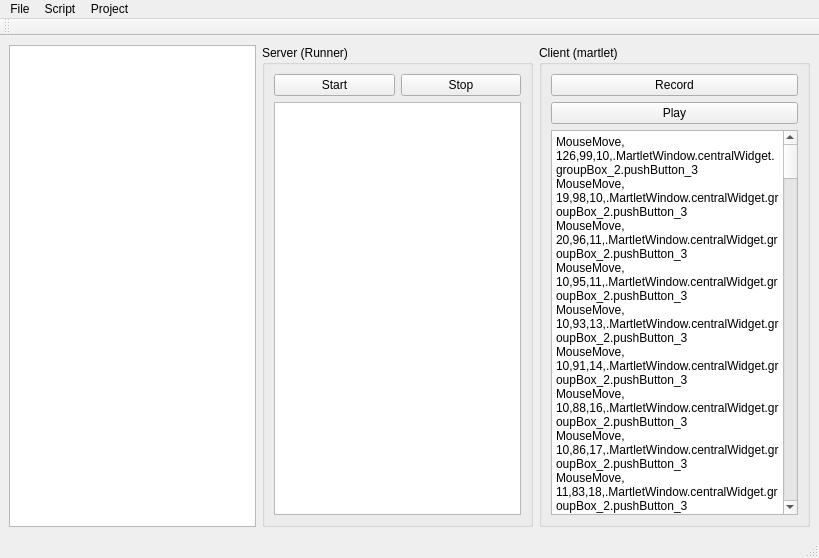
 <widget class="QMainWindow" name="MartletWindow">
  <property name="geometry">
   <rect>
    <x>0</x>
    <y>0</y>
    <width>819</width>
    <height>558</height>
   </rect>
  </property>
  <property name="windowTitle">
   <string>MartletWindow</string>
  </property>
  <widget class="QWidget" name="centralWidget">
   <layout class="QHBoxLayout" name="horizontalLayout">
    <item>
     <widget class="QTreeView" name="treeView"/>
    </item>
    <item>
     <widget class="QGroupBox" name="groupBox">
      <property name="title">
       <string>Server (Runner)</string>
      </property>
      <layout class="QVBoxLayout" name="verticalLayout">
       <item>
        <layout class="QHBoxLayout" name="horizontalLayout_2">
         <item>
          <widget class="QPushButton" name="pushButton">
           <property name="text">
            <string>Start</string>
           </property>
          </widget>
         </item>
         <item>
          <widget class="QPushButton" name="pushButton_2">
           <property name="text">
            <string>Stop</string>
           </property>
          </widget>
         </item>
        </layout>
       </item>
       <item>
        <widget class="QPlainTextEdit" name="serverTextEdit"/>
       </item>
      </layout>
     </widget>
    </item>
    <item>
     <widget class="QGroupBox" name="groupBox_2">
      <property name="title">
       <string>Client (martlet)</string>
      </property>
      <layout class="QVBoxLayout" name="verticalLayout_2">
       <item>
        <widget class="QPushButton" name="pushButton_3">
         <property name="text">
          <string>Record</string>
         </property>
         <property name="checkable">
          <bool>true</bool>
         </property>
        </widget>
       </item>
       <item>
        <widget class="QPushButton" name="pushButton_4">
         <property name="text">
          <string>Play</string>
         </property>
        </widget>
       </item>
       <item>
        <widget class="QPlainTextEdit" name="plainTextEdit">
         <property name="plainText">
          <string>MouseMove,126,99,10,.MartletWindow.centralWidget.groupBox_2.pushButton_3
MouseMove,19,98,10,.MartletWindow.centralWidget.groupBox_2.pushButton_3
MouseMove,20,96,11,.MartletWindow.centralWidget.groupBox_2.pushButton_3
MouseMove,10,95,11,.MartletWindow.centralWidget.groupBox_2.pushButton_3
MouseMove,10,93,13,.MartletWindow.centralWidget.groupBox_2.pushButton_3
MouseMove,10,91,14,.MartletWindow.centralWidget.groupBox_2.pushButton_3
MouseMove,10,88,16,.MartletWindow.centralWidget.groupBox_2.pushButton_3
MouseMove,10,86,17,.MartletWindow.centralWidget.groupBox_2.pushButton_3
MouseMove,11,83,18,.MartletWindow.centralWidget.groupBox_2.pushButton_3
MouseMove,9,79,19,.MartletWindow.centralWidget.groupBox_2.pushButton_3
MouseMove,10,77,21,.MartletWindow.centralWidget.groupBox_2.pushButton_3
MouseMove,11,74,23,.MartletWindow.centralWidget.groupBox_2.pushButton_3
MouseMove,10,71,25,.MartletWindow.centralWidget.groupBox_2.pushButton_3
MouseMove,10,68,27,.MartletWindow.centralWidget.groupBox_2.pushButton_3
MouseMove,10,79,60,.MartletWindow.centralWidget.groupBox_2
MouseMove,10,76,63,.MartletWindow.centralWidget.groupBox_2
MouseMove,10,61,0,.MartletWindow.centralWidget.groupBox_2.pushButton_4
MouseMove,10,58,2,.MartletWindow.centralWidget.groupBox_2.pushButton_4
MouseMove,12,56,4,.MartletWindow.centralWidget.groupBox_2.pushButton_4
MouseMove,11,54,6,.MartletWindow.centralWidget.groupBox_2.pushButton_4
MouseMove,9,52,9,.MartletWindow.centralWidget.groupBox_2.pushButton_4
MouseMove,8,51,11,.MartletWindow.centralWidget.groupBox_2.pushButton_4
MouseMove,10,49,13,.MartletWindow.centralWidget.groupBox_2.pushButton_4
MouseMove,10,47,16,.MartletWindow.centralWidget.groupBox_2.pushButton_4
MouseMove,10,46,18,.MartletWindow.centralWidget.groupBox_2.pushButton_4
MouseMove,10,44,20,.MartletWindow.centralWidget.groupBox_2.pushButton_4
MouseMove,10,43,22,.MartletWindow.centralWidget.groupBox_2.pushButton_4
MouseMove,10,41,24,.MartletWindow.centralWidget.groupBox_2.pushButton_4
MouseMove,11,39,27,.MartletWindow.centralWidget.groupBox_2.pushButton_4
MouseMove,10,51,95,.MartletWindow.centralWidget.groupBox_2
MouseMove,10,36,0,.MartletWindow.centralWidget.groupBox_2.plainTextEdit
MouseMove,10,33,0,.MartletWindow.centralWidget.groupBox_2.plainTextEdit.qt_scrollarea_viewport
MouseMove,10,32,4,.MartletWindow.centralWidget.groupBox_2.plainTextEdit.qt_scrollarea_viewport
MouseMove,10,32,7,.MartletWindow.centralWidget.groupBox_2.plainTextEdit.qt_scrollarea_viewport
MouseMove,10,31,12,.MartletWindow.centralWidget.groupBox_2.plainTextEdit.qt_scrollarea_viewport
MouseMove,10,31,15,.MartletWindow.centralWidget.groupBox_2.plainTextEdit.qt_scrollarea_viewport
MouseMove,12,30,20,.MartletWindow.centralWidget.groupBox_2.plainTextEdit.qt_scrollarea_viewport
MouseMove,9,29,23,.MartletWindow.centralWidget.groupBox_2.plainTextEdit.qt_scrollarea_viewport
MouseMove,12,28,27,.MartletWindow.centralWidget.groupBox_2.plainTextEdit.qt_scrollarea_viewport
MouseMove,7,28,30,.MartletWindow.centralWidget.groupBox_2.plainTextEdit.qt_scrollarea_viewport
MouseMove,10,27,35,.MartletWindow.centralWidget.groupBox_2.plainTextEdit.qt_scrollarea_viewport
MouseMove,10,27,39,.MartletWindow.centralWidget.groupBox_2.plainTextEdit.qt_scrollarea_viewport
MouseMove,10,26,42,.MartletWindow.centralWidget.groupBox_2.plainTextEdit.qt_scrollarea_viewport
MouseMove,11,25,45,.MartletWindow.centralWidget.groupBox_2.plainTextEdit.qt_scrollarea_viewport
MouseMove,11,25,48,.MartletWindow.centralWidget.groupBox_2.plainTextEdit.qt_scrollarea_viewport
MouseMove,10,23,52,.MartletWindow.centralWidget.groupBox_2.plainTextEdit.qt_scrollarea_viewport
MouseMove,9,21,55,.MartletWindow.centralWidget.groupBox_2.plainTextEdit.qt_scrollarea_viewport
MouseMove,10,20,58,.MartletWindow.centralWidget.groupBox_2.plainTextEdit.qt_scrollarea_viewport
MouseMove,10,17,61,.MartletWindow.centralWidget.groupBox_2.plainTextEdit.qt_scrollarea_viewport
MouseMove,10,15,64,.MartletWindow.centralWidget.groupBox_2.plainTextEdit.qt_scrollarea_viewport
MouseMove,10,13,65,.MartletWindow.centralWidget.groupBox_2.plainTextEdit.qt_scrollarea_viewport
MouseMove,10,10,68,.MartletWindow.centralWidget.groupBox_2.plainTextEdit.qt_scrollarea_viewport
MouseMove,12,8,70,.MartletWindow.centralWidget.groupBox_2.plainTextEdit.qt_scrollarea_viewport
MouseMove,10,5,72,.MartletWindow.centralWidget.groupBox_2.plainTextEdit.qt_scrollarea_viewport
MouseMove,9,3,73,.MartletWindow.centralWidget.groupBox_2.plainTextEdit.qt_scrollarea_viewport
MouseMove,10,1,77,.MartletWindow.centralWidget.groupBox_2.plainTextEdit
MouseMove,9,10,177,.MartletWindow.centralWidget.groupBox_2
MouseMove,10,5,177,.MartletWindow.centralWidget.groupBox_2
MouseMove,14,1,178,.MartletWindow.centralWidget.groupBox_2
MouseMove,12,343,189,.MartletWindow.centralWidget
MouseMove,6,328,178,.MartletWindow.centralWidget.groupBox
MouseMove,14,324,178,.MartletWindow.centralWidget.groupBox
MouseMove,8,317,178,.MartletWindow.centralWidget.groupBox
MouseMove,9,295,111,.MartletWindow.centralWidget.groupBox.serverTextEdit.qt_scrollarea_viewport
MouseMove,9,286,111,.MartletWindow.centralWidget.groupBox.serverTextEdit.qt_scrollarea_viewport
MouseMove,10,278,110,.MartletWindow.centralWidget.groupBox.serverTextEdit.qt_scrollarea_viewport
MouseMove,9,267,108,.MartletWindow.centralWidget.groupBox.serverTextEdit.qt_scrollarea_viewport
MouseMove,10,258,107,.MartletWindow.centralWidget.groupBox.serverTextEdit.qt_scrollarea_viewport
MouseMove,13,250,103,.MartletWindow.centralWidget.groupBox.serverTextEdit.qt_scrollarea_viewport
MouseMove,9,241,98,.MartletWindow.centralWidget.groupBox.serverTextEdit.qt_scrollarea_viewport
MouseMove,9,232,95,.MartletWindow.centralWidget.groupBox.serverTextEdit.qt_scrollarea_viewport
MouseMove,9,224,92,.MartletWindow.centralWidget.groupBox.serverTextEdit.qt_scrollarea_viewport
MouseMove,10,215,88,.MartletWindow.centralWidget.groupBox.serverTextEdit.qt_scrollarea_viewport
MouseMove,10,207,86,.MartletWindow.centralWidget.groupBox.serverTextEdit.qt_scrollarea_viewport
MouseMove,11,200,80,.MartletWindow.centralWidget.groupBox.serverTextEdit.qt_scrollarea_viewport
MouseMove,10,192,74,.MartletWindow.centralWidget.groupBox.serverTextEdit.qt_scrollarea_viewport
MouseMove,10,185,68,.MartletWindow.centralWidget.groupBox.serverTextEdit.qt_scrollarea_viewport
MouseMove,15,179,62,.MartletWindow.centralWidget.groupBox.serverTextEdit.qt_scrollarea_viewport
MouseMove,10,175,56,.MartletWindow.centralWidget.groupBox.serverTextEdit.qt_scrollarea_viewport
MouseMove,8,171,50,.MartletWindow.centralWidget.groupBox.serverTextEdit.qt_scrollarea_viewport
MouseMove,9,166,44,.MartletWindow.centralWidget.groupBox.serverTextEdit.qt_scrollarea_viewport
MouseMove,10,161,38,.MartletWindow.centralWidget.groupBox.serverTextEdit.qt_scrollarea_viewport
MouseMove,9,156,31,.MartletWindow.centralWidget.groupBox.serverTextEdit.qt_scrollarea_viewport
MouseMove,10,151,24,.MartletWindow.centralWidget.groupBox.serverTextEdit.qt_scrollarea_viewport
MouseMove,10,146,18,.MartletWindow.centralWidget.groupBox.serverTextEdit.qt_scrollarea_viewport
MouseMove,11,145,13,.MartletWindow.centralWidget.groupBox.serverTextEdit.qt_scrollarea_viewport
MouseMove,8,143,7,.MartletWindow.centralWidget.groupBox.serverTextEdit.qt_scrollarea_viewport
MouseMove,10,141,2,.MartletWindow.centralWidget.groupBox.serverTextEdit.qt_scrollarea_viewport
MouseMove,10,141,0,.MartletWindow.centralWidget.groupBox.serverTextEdit
MouseMove,10,153,60,.MartletWindow.centralWidget.groupBox
MouseMove,10,140,26,.MartletWindow.centralWidget.groupBox.pushButton
MouseMove,10,140,22,.MartletWindow.centralWidget.groupBox.pushButton
MouseMove,10,140,19,.MartletWindow.centralWidget.groupBox.pushButton
MouseMove,10,140,15,.MartletWindow.centralWidget.groupBox.pushButton
MouseMove,10,140,13,.MartletWindow.centralWidget.groupBox.pushButton
MouseMove,10,141,9,.MartletWindow.centralWidget.groupBox.pushButton
MouseMove,10,142,7,.MartletWindow.centralWidget.groupBox.pushButton
MouseMove,10,143,4,.MartletWindow.centralWidget.groupBox.pushButton
MouseMove,10,144,2,.MartletWindow.centralWidget.groupBox.pushButton
MouseMove,15,145,0,.MartletWindow.centralWidget.groupBox.pushButton
MouseMove,8,160,28,.MartletWindow.centralWidget.groupBox
MouseMove,12,162,26,.MartletWindow.centralWidget.groupBox
MouseMove,8,165,24,.MartletWindow.centralWidget.groupBox
MouseMove,8,167,22,.MartletWindow.centralWidget.groupBox
MouseMove,9,170,20,.MartletWindow.centralWidget.groupBox
MouseMove,10,172,19,.MartletWindow.centralWidget.groupBox
MouseMove,10,175,17,.MartletWindow.centralWidget.groupBox
MouseMove,10,178,16,.MartletWindow.centralWidget.groupBox
MouseMove,10,183,15,.MartletWindow.centralWidget.groupBox
MouseMove,10,186,15,.MartletWindow.centralWidget.groupBox
MouseMove,10,193,14,.MartletWindow.centralWidget.groupBox
MouseMove,10,201,14,.MartletWindow.centralWidget.groupBox
MouseMove,10,212,14,.MartletWindow.centralWidget.groupBox
MouseMove,11,223,14,.MartletWindow.centralWidget.groupBox
MouseMove,9,233,15,.MartletWindow.centralWidget.groupBox
MouseMove,10,242,17,.MartletWindow.centralWidget.groupBox
MouseMove,10,251,19,.MartletWindow.centralWidget.groupBox
MouseMove,17,261,20,.MartletWindow.centralWidget.groupBox
MouseMove,4,271,23,.MartletWindow.centralWidget.groupBox
MouseMove,12,281,27,.MartletWindow.centralWidget.groupBox
MouseMove,8,121,0,.MartletWindow.centralWidget.groupBox.pushButton_2
MouseMove,9,128,4,.MartletWindow.centralWidget.groupBox.pushButton_2
MouseMove,10,134,9,.MartletWindow.centralWidget.groupBox.pushButton_2
MouseMove,10,138,13,.MartletWindow.centralWidget.groupBox.pushButton_2
MouseMove,10,140,18,.MartletWindow.centralWidget.groupBox.pushButton_2
MouseMove,10,141,24,.MartletWindow.centralWidget.groupBox.pushButton_2
MouseMove,10,143,27,.MartletWindow.centralWidget.groupBox.pushButton_2
MouseMove,10,298,0,.MartletWindow.centralWidget.groupBox.serverTextEdit
MouseMove,10,297,2,.MartletWindow.centralWidget.groupBox.serverTextEdit.qt_scrollarea_viewport
MouseMove,10,297,6,.MartletWindow.centralWidget.groupBox.serverTextEdit.qt_scrollarea_viewport
MouseMove,10,297,10,.MartletWindow.centralWidget.groupBox.serverTextEdit.qt_scrollarea_viewport
MouseMove,10,297,15,.MartletWindow.centralWidget.groupBox.serverTextEdit.qt_scrollarea_viewport
MouseMove,10,296,19,.MartletWindow.centralWidget.groupBox.serverTextEdit.qt_scrollarea_viewport
MouseMove,10,294,22,.MartletWindow.centralWidget.groupBox.serverTextEdit.qt_scrollarea_viewport
MouseMove,12,292,27,.MartletWindow.centralWidget.groupBox.serverTextEdit.qt_scrollarea_viewport
MouseMove,8,291,31,.MartletWindow.centralWidget.groupBox.serverTextEdit.qt_scrollarea_viewport
MouseMove,10,288,36,.MartletWindow.centralWidget.groupBox.serverTextEdit.qt_scrollarea_viewport
MouseMove,16,287,40,.MartletWindow.centralWidget.groupBox.serverTextEdit.qt_scrollarea_viewport
MouseMove,9,285,46,.MartletWindow.centralWidget.groupBox.serverTextEdit.qt_scrollarea_viewport
MouseMove,9,282,53,.MartletWindow.centralWidget.groupBox.serverTextEdit.qt_scrollarea_viewport
MouseMove,7,279,61,.MartletWindow.centralWidget.groupBox.serverTextEdit.qt_scrollarea_viewport
MouseMove,9,276,69,.MartletWindow.centralWidget.groupBox.serverTextEdit.qt_scrollarea_viewport
MouseMove,11,272,79,.MartletWindow.centralWidget.groupBox.serverTextEdit.qt_scrollarea_viewport
MouseMove,9,268,88,.MartletWindow.centralWidget.groupBox.serverTextEdit.qt_scrollarea_viewport
MouseMove,10,265,99,.MartletWindow.centralWidget.groupBox.serverTextEdit.qt_scrollarea_viewport
MouseMove,10,261,108,.MartletWindow.centralWidget.groupBox.serverTextEdit.qt_scrollarea_viewport
MouseMove,10,258,117,.MartletWindow.centralWidget.groupBox.serverTextEdit.qt_scrollarea_viewport
MouseMove,10,256,127,.MartletWindow.centralWidget.groupBox.serverTextEdit.qt_scrollarea_viewport
MouseMove,10,255,138,.MartletWindow.centralWidget.groupBox.serverTextEdit.qt_scrollarea_viewport
MouseMove,10,253,146,.MartletWindow.centralWidget.groupBox.serverTextEdit.qt_scrollarea_viewport
MouseMove,10,253,155,.MartletWindow.centralWidget.groupBox.serverTextEdit.qt_scrollarea_viewport
MouseMove,12,253,161,.MartletWindow.centralWidget.groupBox.serverTextEdit.qt_scrollarea_viewport
MouseMove,9,253,167,.MartletWindow.centralWidget.groupBox.serverTextEdit.qt_scrollarea_viewport
MouseMove,10,253,175,.MartletWindow.centralWidget.groupBox.serverTextEdit.qt_scrollarea_viewport
MouseMove,11,253,183,.MartletWindow.centralWidget.groupBox.serverTextEdit.qt_scrollarea_viewport
MouseMove,9,255,190,.MartletWindow.centralWidget.groupBox.serverTextEdit.qt_scrollarea_viewport
MouseMove,10,257,198,.MartletWindow.centralWidget.groupBox.serverTextEdit.qt_scrollarea_viewport
MouseMove,12,261,205,.MartletWindow.centralWidget.groupBox.serverTextEdit.qt_scrollarea_viewport
MouseMove,9,263,214,.MartletWindow.centralWidget.groupBox.serverTextEdit.qt_scrollarea_viewport
MouseMove,12,267,223,.MartletWindow.centralWidget.groupBox.serverTextEdit.qt_scrollarea_viewport
MouseMove,8,271,232,.MartletWindow.centralWidget.groupBox.serverTextEdit.qt_scrollarea_viewport
MouseMove,9,274,241,.MartletWindow.centralWidget.groupBox.serverTextEdit.qt_scrollarea_viewport
MouseMove,10,279,250,.MartletWindow.centralWidget.groupBox.serverTextEdit.qt_scrollarea_viewport
MouseMove,11,284,258,.MartletWindow.centralWidget.groupBox.serverTextEdit.qt_scrollarea_viewport
MouseMove,9,290,266,.MartletWindow.centralWidget.groupBox.serverTextEdit.qt_scrollarea_viewport
MouseMove,10,298,275,.MartletWindow.centralWidget.groupBox.serverTextEdit.qt_scrollarea_viewport
MouseMove,10,320,351,.MartletWindow.centralWidget.groupBox
MouseMove,10,328,360,.MartletWindow.centralWidget.groupBox
MouseMove,10,1,368,.MartletWindow.centralWidget.groupBox_2
MouseMove,9,9,374,.MartletWindow.centralWidget.groupBox_2
MouseMove,11,4,281,.MartletWindow.centralWidget.groupBox_2.plainTextEdit.qt_scrollarea_viewport
MouseMove,10,14,287,.MartletWindow.centralWidget.groupBox_2.plainTextEdit.qt_scrollarea_viewport
MouseMove,10,25,295,.MartletWindow.centralWidget.groupBox_2.plainTextEdit.qt_scrollarea_viewport
MouseMove,10,36,302,.MartletWindow.centralWidget.groupBox_2.plainTextEdit.qt_scrollarea_viewport
MouseMove,10,48,307,.MartletWindow.centralWidget.groupBox_2.plainTextEdit.qt_scrollarea_viewport
MouseMove,12,58,312,.MartletWindow.centralWidget.groupBox_2.plainTextEdit.qt_scrollarea_viewport
MouseMove,10,68,317,.MartletWindow.centralWidget.groupBox_2.plainTextEdit.qt_scrollarea_viewport
MouseMove,10,76,317,.MartletWindow.centralWidget.groupBox_2.plainTextEdit.qt_scrollarea_viewport
MouseMove,12,86,318,.MartletWindow.centralWidget.groupBox_2.plainTextEdit.qt_scrollarea_viewport
MouseMove,11,96,318,.MartletWindow.centralWidget.groupBox_2.plainTextEdit.qt_scrollarea_viewport
MouseMove,8,106,317,.MartletWindow.centralWidget.groupBox_2.plainTextEdit.qt_scrollarea_viewport
MouseMove,9,116,314,.MartletWindow.centralWidget.groupBox_2.plainTextEdit.qt_scrollarea_viewport
MouseMove,9,125,308,.MartletWindow.centralWidget.groupBox_2.plainTextEdit.qt_scrollarea_viewport
MouseMove,10,132,301,.MartletWindow.centralWidget.groupBox_2.plainTextEdit.qt_scrollarea_viewport
MouseMove,11,142,294,.MartletWindow.centralWidget.groupBox_2.plainTextEdit.qt_scrollarea_viewport
MouseMove,18,148,287,.MartletWindow.centralWidget.groupBox_2.plainTextEdit.qt_scrollarea_viewport
MouseMove,4,156,279,.MartletWindow.centralWidget.groupBox_2.plainTextEdit.qt_scrollarea_viewport
MouseMove,14,163,272,.MartletWindow.centralWidget.groupBox_2.plainTextEdit.qt_scrollarea_viewport
MouseMove,5,168,266,.MartletWindow.centralWidget.groupBox_2.plainTextEdit.qt_scrollarea_viewport
MouseMove,17,173,258,.MartletWindow.centralWidget.groupBox_2.plainTextEdit.qt_scrollarea_viewport
MouseMove,4,178,252,.MartletWindow.centralWidget.groupBox_2.plainTextEdit.qt_scrollarea_viewport
MouseMove,16,183,244,.MartletWindow.centralWidget.groupBox_2.plainTextEdit.qt_scrollarea_viewport
MouseMove,4,188,237,.MartletWindow.centralWidget.groupBox_2.plainTextEdit.qt_scrollarea_viewport
MouseMove,14,191,229,.MartletWindow.centralWidget.groupBox_2.plainTextEdit.qt_scrollarea_viewport
MouseMove,9,195,221,.MartletWindow.centralWidget.groupBox_2.plainTextEdit.qt_scrollarea_viewport
MouseMove,25,198,214,.MartletWindow.centralWidget.groupBox_2.plainTextEdit.qt_scrollarea_viewport
MouseMove,4,205,197,.MartletWindow.centralWidget.groupBox_2.plainTextEdit.qt_scrollarea_viewport
MouseMove,22,209,188,.MartletWindow.centralWidget.groupBox_2.plainTextEdit.qt_scrollarea_viewport
MouseMove,7,214,172,.MartletWindow.centralWidget.groupBox_2.plainTextEdit.qt_scrollarea_viewport
MouseMove,14,216,163,.MartletWindow.centralWidget.groupBox_2.plainTextEdit.qt_scrollarea_viewport
MouseMove,5,218,158,.MartletWindow.centralWidget.groupBox_2.plainTextEdit.qt_scrollarea_viewport
MouseMove,11,220,150,.MartletWindow.centralWidget.groupBox_2.plainTextEdit.qt_scrollarea_viewport
MouseMove,9,220,145,.MartletWindow.centralWidget.groupBox_2.plainTextEdit.qt_scrollarea_viewport
MouseMove,9,221,139,.MartletWindow.centralWidget.groupBox_2.plainTextEdit.qt_scrollarea_viewport
MouseMove,9,221,132,.MartletWindow.centralWidget.groupBox_2.plainTextEdit.qt_scrollarea_viewport
MouseMove,10,223,127,.MartletWindow.centralWidget.groupBox_2.plainTextEdit.qt_scrollarea_viewport
MouseMove,10,223,120,.MartletWindow.centralWidget.groupBox_2.plainTextEdit.qt_scrollarea_viewport
MouseMove,10,223,113,.MartletWindow.centralWidget.groupBox_2.plainTextEdit.qt_scrollarea_viewport
MouseMove,10,223,106,.MartletWindow.centralWidget.groupBox_2.plainTextEdit.qt_scrollarea_viewport
MouseMove,10,221,98,.MartletWindow.centralWidget.groupBox_2.plainTextEdit.qt_scrollarea_viewport
MouseMove,10,219,91,.MartletWindow.centralWidget.groupBox_2.plainTextEdit.qt_scrollarea_viewport
MouseMove,12,216,84,.MartletWindow.centralWidget.groupBox_2.plainTextEdit.qt_scrollarea_viewport
MouseMove,9,212,76,.MartletWindow.centralWidget.groupBox_2.plainTextEdit.qt_scrollarea_viewport
MouseMove,9,207,69,.MartletWindow.centralWidget.groupBox_2.plainTextEdit.qt_scrollarea_viewport
MouseMove,15,201,62,.MartletWindow.centralWidget.groupBox_2.plainTextEdit.qt_scrollarea_viewport
MouseMove,9,196,56,.MartletWindow.centralWidget.groupBox_2.plainTextEdit.qt_scrollarea_viewport
MouseMove,10,191,51,.MartletWindow.centralWidget.groupBox_2.plainTextEdit.qt_scrollarea_viewport
MouseMove,8,186,46,.MartletWindow.centralWidget.groupBox_2.plainTextEdit.qt_scrollarea_viewport
MouseMove,9,181,41,.MartletWindow.centralWidget.groupBox_2.plainTextEdit.qt_scrollarea_viewport
MouseMove,14,175,37,.MartletWindow.centralWidget.groupBox_2.plainTextEdit.qt_scrollarea_viewport
MouseMove,8,170,34,.MartletWindow.centralWidget.groupBox_2.plainTextEdit.qt_scrollarea_viewport
MouseMove,9,164,31,.MartletWindow.centralWidget.groupBox_2.plainTextEdit.qt_scrollarea_viewport
MouseMove,12,157,29,.MartletWindow.centralWidget.groupBox_2.plainTextEdit.qt_scrollarea_viewport
MouseMove,9,149,29,.MartletWindow.centralWidget.groupBox_2.plainTextEdit.qt_scrollarea_viewport
MouseMove,8,142,28,.MartletWindow.centralWidget.groupBox_2.plainTextEdit.qt_scrollarea_viewport
MouseMove,10,132,28,.MartletWindow.centralWidget.groupBox_2.plainTextEdit.qt_scrollarea_viewport
MouseMove,11,125,28,.MartletWindow.centralWidget.groupBox_2.plainTextEdit.qt_scrollarea_viewport
MouseMove,9,113,28,.MartletWindow.centralWidget.groupBox_2.plainTextEdit.qt_scrollarea_viewport
MouseMove,10,104,28,.MartletWindow.centralWidget.groupBox_2.plainTextEdit.qt_scrollarea_viewport
MouseMove,10,93,30,.MartletWindow.centralWidget.groupBox_2.plainTextEdit.qt_scrollarea_viewport
MouseMove,10,82,32,.MartletWindow.centralWidget.groupBox_2.plainTextEdit.qt_scrollarea_viewport
MouseMove,12,70,35,.MartletWindow.centralWidget.groupBox_2.plainTextEdit.qt_scrollarea_viewport
MouseMove,9,60,36,.MartletWindow.centralWidget.groupBox_2.plainTextEdit.qt_scrollarea_viewport
MouseMove,10,49,41,.MartletWindow.centralWidget.groupBox_2.plainTextEdit.qt_scrollarea_viewport
MouseMove,11,40,45,.MartletWindow.centralWidget.groupBox_2.plainTextEdit.qt_scrollarea_viewport
MouseMove,11,29,49,.MartletWindow.centralWidget.groupBox_2.plainTextEdit.qt_scrollarea_viewport
MouseMove,9,19,54,.MartletWindow.centralWidget.groupBox_2.plainTextEdit.qt_scrollarea_viewport
MouseMove,9,7,58,.MartletWindow.centralWidget.groupBox_2.plainTextEdit.qt_scrollarea_viewport
MouseMove,10,10,164,.MartletWindow.centralWidget.groupBox_2
MouseMove,11,345,179,.MartletWindow.centralWidget
MouseMove,9,320,175,.MartletWindow.centralWidget.groupBox
MouseMove,10,293,115,.MartletWindow.centralWidget.groupBox.serverTextEdit.qt_scrollarea_viewport
MouseMove,10,275,121,.MartletWindow.centralWidget.groupBox.serverTextEdit.qt_scrollarea_viewport
MouseMove,10,260,128,.MartletWindow.centralWidget.groupBox.serverTextEdit.qt_scrollarea_viewport
MouseMove,10,244,135,.MartletWindow.centralWidget.groupBox.serverTextEdit.qt_scrollarea_viewport
MouseMove,10,229,142,.MartletWindow.centralWidget.groupBox.serverTextEdit.qt_scrollarea_viewport
MouseMove,10,214,149,.MartletWindow.centralWidget.groupBox.serverTextEdit.qt_scrollarea_viewport
MouseMove,10,199,156,.MartletWindow.centralWidget.groupBox.serverTextEdit.qt_scrollarea_viewport
MouseMove,10,185,161,.MartletWindow.centralWidget.groupBox.serverTextEdit.qt_scrollarea_viewport
MouseMove,11,172,166,.MartletWindow.centralWidget.groupBox.serverTextEdit.qt_scrollarea_viewport
MouseMove,10,160,171,.MartletWindow.centralWidget.groupBox.serverTextEdit.qt_scrollarea_viewport
MouseMove,10,149,173,.MartletWindow.centralWidget.groupBox.serverTextEdit.qt_scrollarea_viewport
MouseMove,10,139,173,.MartletWindow.centralWidget.groupBox.serverTextEdit.qt_scrollarea_viewport
MouseMove,10,130,175,.MartletWindow.centralWidget.groupBox.serverTextEdit.qt_scrollarea_viewport
MouseMove,13,123,175,.MartletWindow.centralWidget.groupBox.serverTextEdit.qt_scrollarea_viewport
MouseMove,10,117,175,.MartletWindow.centralWidget.groupBox.serverTextEdit.qt_scrollarea_viewport
MouseMove,9,111,175,.MartletWindow.centralWidget.groupBox.serverTextEdit.qt_scrollarea_viewport
MouseMove,8,107,174,.MartletWindow.centralWidget.groupBox.serverTextEdit.qt_scrollarea_viewport
MouseMove,10,105,172,.MartletWindow.centralWidget.groupBox.serverTextEdit.qt_scrollarea_viewport
MouseMove,10,103,170,.MartletWindow.centralWidget.groupBox.serverTextEdit.qt_scrollarea_viewport
MouseMove,10,101,168,.MartletWindow.centralWidget.groupBox.serverTextEdit.qt_scrollarea_viewport
MouseMove,10,99,165,.MartletWindow.centralWidget.groupBox.serverTextEdit.qt_scrollarea_viewport
MouseMove,10,98,163,.MartletWindow.centralWidget.groupBox.serverTextEdit.qt_scrollarea_viewport
MouseMove,10,96,159,.MartletWindow.centralWidget.groupBox.serverTextEdit.qt_scrollarea_viewport
MouseMove,10,95,157,.MartletWindow.centralWidget.groupBox.serverTextEdit.qt_scrollarea_viewport
MouseMove,10,93,153,.MartletWindow.centralWidget.groupBox.serverTextEdit.qt_scrollarea_viewport
MouseMove,10,93,151,.MartletWindow.centralWidget.groupBox.serverTextEdit.qt_scrollarea_viewport
MouseMove,10,92,147,.MartletWindow.centralWidget.groupBox.serverTextEdit.qt_scrollarea_viewport
MouseMove,10,91,145,.MartletWindow.centralWidget.groupBox.serverTextEdit.qt_scrollarea_viewport
MouseMove,10,91,141,.MartletWindow.centralWidget.groupBox.serverTextEdit.qt_scrollarea_viewport
MouseMove,10,91,139,.MartletWindow.centralWidget.groupBox.serverTextEdit.qt_scrollarea_viewport
MouseMove,10,91,135,.MartletWindow.centralWidget.groupBox.serverTextEdit.qt_scrollarea_viewport
MouseMove,14,91,132,.MartletWindow.centralWidget.groupBox.serverTextEdit.qt_scrollarea_viewport
MouseMove,8,91,129,.MartletWindow.centralWidget.groupBox.serverTextEdit.qt_scrollarea_viewport
MouseMove,10,92,126,.MartletWindow.centralWidget.groupBox.serverTextEdit.qt_scrollarea_viewport
MouseMove,13,94,124,.MartletWindow.centralWidget.groupBox.serverTextEdit.qt_scrollarea_viewport
MouseMove,9,95,120,.MartletWindow.centralWidget.groupBox.serverTextEdit.qt_scrollarea_viewport
MouseMove,8,97,117,.MartletWindow.centralWidget.groupBox.serverTextEdit.qt_scrollarea_viewport
MouseMove,9,99,112,.MartletWindow.centralWidget.groupBox.serverTextEdit.qt_scrollarea_viewport
MouseMove,10,101,109,.MartletWindow.centralWidget.groupBox.serverTextEdit.qt_scrollarea_viewport
MouseMove,14,103,104,.MartletWindow.centralWidget.groupBox.serverTextEdit.qt_scrollarea_viewport
MouseMove,9,105,101,.MartletWindow.centralWidget.groupBox.serverTextEdit.qt_scrollarea_viewport
MouseMove,10,109,97,.MartletWindow.centralWidget.groupBox.serverTextEdit.qt_scrollarea_viewport
MouseMove,8,112,94,.MartletWindow.centralWidget.groupBox.serverTextEdit.qt_scrollarea_viewport
MouseMove,9,115,90,.MartletWindow.centralWidget.groupBox.serverTextEdit.qt_scrollarea_viewport
MouseMove,10,118,87,.MartletWindow.centralWidget.groupBox.serverTextEdit.qt_scrollarea_viewport
MouseMove,10,121,83,.MartletWindow.centralWidget.groupBox.serverTextEdit.qt_scrollarea_viewport
MouseMove,10,127,78,.MartletWindow.centralWidget.groupBox.serverTextEdit.qt_scrollarea_viewport
MouseMove,10,132,73,.MartletWindow.centralWidget.groupBox.serverTextEdit.qt_scrollarea_viewport
MouseMove,10,137,69,.MartletWindow.centralWidget.groupBox.serverTextEdit.qt_scrollarea_viewport
MouseMove,10,143,66,.MartletWindow.centralWidget.groupBox.serverTextEdit.qt_scrollarea_viewport
MouseMove,10,147,64,.MartletWindow.centralWidget.groupBox.serverTextEdit.qt_scrollarea_viewport
MouseMove,10,150,62,.MartletWindow.centralWidget.groupBox.serverTextEdit.qt_scrollarea_viewport
MouseMove,11,152,61,.MartletWindow.centralWidget.groupBox.serverTextEdit.qt_scrollarea_viewport
MouseMove,10,154,60,.MartletWindow.centralWidget.groupBox.serverTextEdit.qt_scrollarea_viewport
MouseMove,13,158,60,.MartletWindow.centralWidget.groupBox.serverTextEdit.qt_scrollarea_viewport
MouseMove,8,160,58,.MartletWindow.centralWidget.groupBox.serverTextEdit.qt_scrollarea_viewport
MouseMove,14,163,58,.MartletWindow.centralWidget.groupBox.serverTextEdit.qt_scrollarea_viewport
MouseMove,8,165,57,.MartletWindow.centralWidget.groupBox.serverTextEdit.qt_scrollarea_viewport
MouseMove,9,168,56,.MartletWindow.centralWidget.groupBox.serverTextEdit.qt_scrollarea_viewport
MouseMove,8,171,56,.MartletWindow.centralWidget.groupBox.serverTextEdit.qt_scrollarea_viewport
MouseMove,10,174,55,.MartletWindow.centralWidget.groupBox.serverTextEdit.qt_scrollarea_viewport
MouseMove,10,178,55,.MartletWindow.centralWidget.groupBox.serverTextEdit.qt_scrollarea_viewport
MouseMove,10,183,54,.MartletWindow.centralWidget.groupBox.serverTextEdit.qt_scrollarea_viewport
MouseMove,11,187,54,.MartletWindow.centralWidget.groupBox.serverTextEdit.qt_scrollarea_viewport
MouseMove,9,193,54,.MartletWindow.centralWidget.groupBox.serverTextEdit.qt_scrollarea_viewport
MouseMove,10,197,53,.MartletWindow.centralWidget.groupBox.serverTextEdit.qt_scrollarea_viewport
MouseMove,10,203,52,.MartletWindow.centralWidget.groupBox.serverTextEdit.qt_scrollarea_viewport
MouseMove,10,209,50,.MartletWindow.centralWidget.groupBox.serverTextEdit.qt_scrollarea_viewport
MouseMove,10,218,49,.MartletWindow.centralWidget.groupBox.serverTextEdit.qt_scrollarea_viewport
MouseMove,10,225,47,.MartletWindow.centralWidget.groupBox.serverTextEdit.qt_scrollarea_viewport
MouseMove,11,231,47,.MartletWindow.centralWidget.groupBox.serverTextEdit.qt_scrollarea_viewport
MouseMove,9,238,46,.MartletWindow.centralWidget.groupBox.serverTextEdit.qt_scrollarea_viewport
MouseMove,10,245,44,.MartletWindow.centralWidget.groupBox.serverTextEdit.qt_scrollarea_viewport
MouseMove,12,253,43,.MartletWindow.centralWidget.groupBox.serverTextEdit.qt_scrollarea_viewport
MouseMove,8,262,40,.MartletWindow.centralWidget.groupBox.serverTextEdit.qt_scrollarea_viewport
MouseMove,13,271,37,.MartletWindow.centralWidget.groupBox.serverTextEdit.qt_scrollarea_viewport
MouseMove,9,278,34,.MartletWindow.centralWidget.groupBox.serverTextEdit.qt_scrollarea_viewport
MouseMove,9,287,30,.MartletWindow.centralWidget.groupBox.serverTextEdit.qt_scrollarea_viewport
MouseMove,9,295,27,.MartletWindow.centralWidget.groupBox.serverTextEdit.qt_scrollarea_viewport
MouseMove,10,317,91,.MartletWindow.centralWidget.groupBox
MouseMove,11,325,87,.MartletWindow.centralWidget.groupBox
MouseMove,9,343,95,.MartletWindow.centralWidget
MouseMove,10,5,81,.MartletWindow.centralWidget.groupBox_2
MouseMove,11,0,12,.MartletWindow.centralWidget.groupBox_2.pushButton_4
MouseMove,10,7,10,.MartletWindow.centralWidget.groupBox_2.pushButton_4
MouseMove,10,14,7,.MartletWindow.centralWidget.groupBox_2.pushButton_4
MouseMove,10,20,4,.MartletWindow.centralWidget.groupBox_2.pushButton_4
MouseMove,10,25,1,.MartletWindow.centralWidget.groupBox_2.pushButton_4
MouseMove,11,42,64,.MartletWindow.centralWidget.groupBox_2
MouseMove,9,44,63,.MartletWindow.centralWidget.groupBox_2
MouseMove,11,47,62,.MartletWindow.centralWidget.groupBox_2
MouseMove,9,51,61,.MartletWindow.centralWidget.groupBox_2
MouseMove,10,52,60,.MartletWindow.centralWidget.groupBox_2
MouseMove,11,54,60,.MartletWindow.centralWidget.groupBox_2
MouseMove,12,55,59,.MartletWindow.centralWidget.groupBox_2
MouseMove,9,44,27,.MartletWindow.centralWidget.groupBox_2.pushButton_3
MouseMove,8,47,26,.MartletWindow.centralWidget.groupBox_2.pushButton_3
MouseMove,10,49,26,.MartletWindow.centralWidget.groupBox_2.pushButton_3
MouseMove,10,52,24,.MartletWindow.centralWidget.groupBox_2.pushButton_3
MouseMove,10,53,23,.MartletWindow.centralWidget.groupBox_2.pushButton_3
MouseMove,11,56,22,.MartletWindow.centralWidget.groupBox_2.pushButton_3
MouseMove,10,57,21,.MartletWindow.centralWidget.groupBox_2.pushButton_3
MouseMove,10,60,20,.MartletWindow.centralWidget.groupBox_2.pushButton_3
MouseMove,10,62,19,.MartletWindow.centralWidget.groupBox_2.pushButton_3
MouseMove,10,65,18,.MartletWindow.centralWidget.groupBox_2.pushButton_3
MouseMove,10,67,17,.MartletWindow.centralWidget.groupBox_2.pushButton_3
MouseMove,10,70,16,.MartletWindow.centralWidget.groupBox_2.pushButton_3
MouseMove,10,74,15,.MartletWindow.centralWidget.groupBox_2.pushButton_3
MouseMove,10,76,14,.MartletWindow.centralWidget.groupBox_2.pushButton_3
MouseMove,11,79,13,.MartletWindow.centralWidget.groupBox_2.pushButton_3
MouseMove,10,80,13,.MartletWindow.centralWidget.groupBox_2.pushButton_3
MouseMove,9,82,12,.MartletWindow.centralWidget.groupBox_2.pushButton_3
MousePress,262,82,12,.MartletWindow.centralWidget.groupBox_2.pushButton_3
MouseRelease,80,82,12,.MartletWindow.centralWidget.groupBox_2.pushButton_3</string>
         </property>
        </widget>
       </item>
      </layout>
     </widget>
    </item>
   </layout>
  </widget>
  <widget class="QMenuBar" name="menuBar">
   <property name="geometry">
    <rect>
     <x>0</x>
     <y>0</y>
     <width>819</width>
     <height>25</height>
    </rect>
   </property>
   <widget class="QMenu" name="menuFile">
    <property name="title">
     <string>File</string>
    </property>
    <addaction name="actionOpen"/>
    <addaction name="actionSave"/>
    <addaction name="separator"/>
    <addaction name="actionExit"/>
   </widget>
   <widget class="QMenu" name="menuSript">
    <property name="title">
     <string>Script</string>
    </property>
   </widget>
   <widget class="QMenu" name="menuProject">
    <property name="title">
     <string>Project</string>
    </property>
    <addaction name="actionNew"/>
    <addaction name="actionLoad"/>
    <addaction name="separator"/>
    <addaction name="actionSave_2"/>
    <addaction name="actionSave_As"/>
   </widget>
   <addaction name="menuFile"/>
   <addaction name="menuSript"/>
   <addaction name="menuProject"/>
  </widget>
  <widget class="QToolBar" name="mainToolBar">
   <attribute name="toolBarArea">
    <enum>TopToolBarArea</enum>
   </attribute>
   <attribute name="toolBarBreak">
    <bool>false</bool>
   </attribute>
  </widget>
  <widget class="QStatusBar" name="statusBar"/>
  <action name="actionExit">
   <property name="text">
    <string>Exit</string>
   </property>
  </action>
  <action name="actionOpen">
   <property name="text">
    <string>Open</string>
   </property>
  </action>
  <action name="actionSave">
   <property name="text">
    <string>Save</string>
   </property>
  </action>
  <action name="actionNew">
   <property name="text">
    <string>New ...</string>
   </property>
  </action>
  <action name="actionSave_2">
   <property name="text">
    <string>Save</string>
   </property>
  </action>
  <action name="actionLoad">
   <property name="text">
    <string>Load ...</string>
   </property>
  </action>
  <action name="actionSave_As">
   <property name="text">
    <string>Save As ..</string>
   </property>
  </action>
 </widget>
